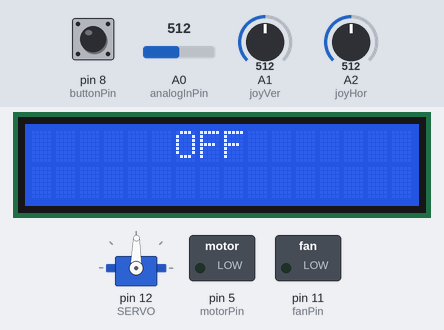
Recording of a sketch running on a simulated Arduino Uno, built with avr-gcc and run on an emulated ATmega328P. On the bench: 16×2 character LCD, servo, switched loads named in the sketch (green lamp = pin HIGH). Inputs (shaded band) come from the test bench; at power-on: pin 8 (buttonPin) HIGH, A1 (joyVer) = 512, A0 (analogInPin) = 512, A2 (joyHor) = 512.

Above: at 1.2 s.
1.3 s: pin 8 (buttonPin) pulled LOW for 0.15 s
At 2.6 s:
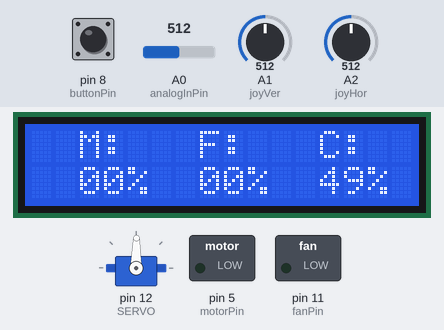
2.9 s: A1 (joyVer) set to 582
4.4 s: A1 (joyVer) set to 611
At 4.86 s:
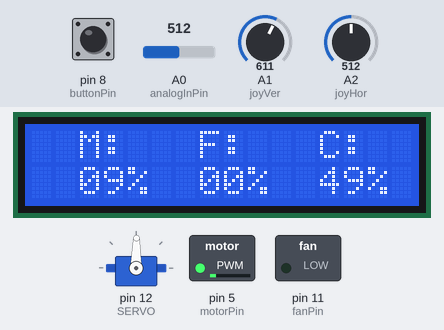
6.8 s: A0 (analogInPin) set to 610
At 8.6 s:
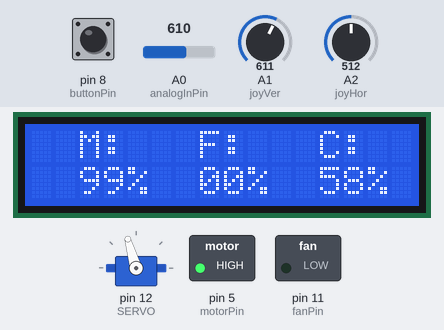
9.0 s: A2 (joyHor) set to 591
10.5 s: A2 (joyHor) set to 608
At 10.95 s:
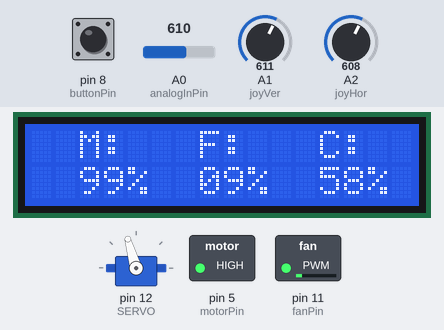
Timing chart, 0 to 13.9 s (numbered marks = the images above; inputs shaded):
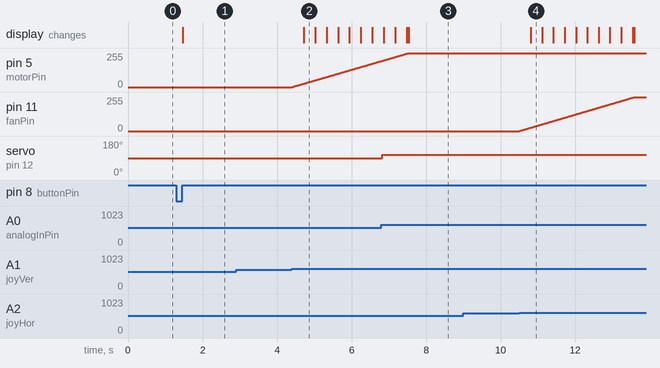

Measured:
- after the input at 1.3 s, the display: changes after 0.17 s (image 1)
- after the input at 2.9 s, every drawn part: stays the same
- after the input at 4.4 s, pin 5 (motorPin): moves from 0/255 to 195/255 over 2.4 s, starting at once; the display: changes after 0.31 s (image 2)
- after the input at 6.8 s, servo on pin 12 (SERVO): 89° → 106° at once
- after the input at 9.0 s, every drawn part: stays the same
- after the input at 10.5 s, pin 11 (fanPin): moves from 0/255 to 255/255 over 3.1 s, starting at once; the display: changes after 0.31 s (image 4)

The sketch:

thresher2023.ino
```cpp
#include <LiquidCrystal.h>
#include <Bounce2.h> // used to toggle button
#include <Servo.h>


#define buttonPin 8 // Assuming the joyButton pin is attached to pin7

Bounce button = Bounce(); // Create object bounce. This is used to detect a button press.

bool state;


const int SERVO = 12; // Assuming servo is attached to pin12
const int joyVer = A1; // Vertical output to in1
const int joyHor = A2; // Horizontal output to in2

Servo myServo; // name of servo

LiquidCrystal lcd(2, 3, 4, 13, 6, 7); //initialize display, 13 was just used as the pwm of pin 5 was needed for the motor control.
bool isUpdated = true; // the display should not be updated unless it's necessary or a mess of characters happen.

int val = 0; // initial value

const int analogInPin = A0; // potentiometer
int sensorValue = 0;


const int motorPin = 5; // DC motor
const int fanPin = 11; // Fan


int fanSpeed = 0; // Fan speed.
int drumSpeed = 0; // There will be no negative speed, so this value will be unsigned.
const int maxSpeed = 255; // This may need to be changed.
int conClear = 0;
int prevConClear = 0;

int updateSpeed = 1; // This is the speed that the speeds will update at. So if the update speed is too slow, change this.

void setup() {
	lcd.begin(16,2);
	pinMode(motorPin, OUTPUT);
	pinMode(fanPin, OUTPUT);
	myServo.attach(SERVO); // attach servo to servo object.

	pinMode(buttonPin, INPUT_PULLUP);
	button.attach(buttonPin); // Assign the button to the bounce object.

	pinMode(joyVer, INPUT);
	pinMode(joyHor, INPUT);

	pinMode(analogInPin, INPUT);

  // initalise state to false, which will start on standby.
  state = false;
}

// loop, runs either standby() or regular() depending on state.
void loop() {
    if (getButton()) { // get if button is pressed
    state = !state;     // if true, swap state
    isUpdated = true; // This is to know that since the state has changed, the initialization of the loops can be run.
    lcd.clear(); // This will clear the LCD for on/off.
  }
  switch (state) {   // start subroutine depending on state
    case false:
      standby();
      break;
    case true:
      regular();
      break;
  }
}

bool getButton() { // button state updator
  if (button.update() && button.read() == HIGH) {
    return true;
  } else {
    return false;
  }
}

// Standby mode
void standby() {
	if (isUpdated == true){
		lcd.setCursor(6,0);
		lcd.print("OFF");
		isUpdated = false;
		sensorValue = analogRead(analogInPin);
		conClear = map(sensorValue, 0, 1023, 0, 179); // the reading and write to servos fixes the issues of it moving to a position when powered on, and returning to a different position when turned on.
		myServo.write(conClear);
		analogWrite(fanPin, 0); // turn off the pins,
		analogWrite(motorPin, 0);
		isUpdated = false;


	}
}

// This function will display a two digit number and ensure a 0 is placed in front of a one digit number.
void displayNumber(const int& inVal, const int& basePos){
	int cursorPos;
	if (inVal % 10 != inVal){
		cursorPos = basePos;
	} else {
		cursorPos = basePos + 1;
		lcd.setCursor(basePos, 1); // UPDATE UNUSED DIGIT TO 0.
		lcd.print(0);
	}
	lcd.setCursor(cursorPos, 1);
	lcd.print(inVal);
}

void updateDisplay(){
	// This is what is updated when the adjustments update.

	val = map(drumSpeed, 0, maxSpeed, 0, 99);
	displayNumber(val, 2);

	val = map(fanSpeed, 0, maxSpeed, 0, 99);
	displayNumber(val, 7);

	val = map(conClear, 0, 179, 0, 99);
	displayNumber(val, 12);
}

// This is a function that takes a speed, an input from a joystick, and outputs the adjusted speed to a pin. The resting value of the joystick is around 500 so 400 and 600 are a good simple range to use.
void speedUpdate(int& speed, const int& inPin, const int& outPin){

	sensorValue=analogRead(inPin);

	// Adjust speed
	if (sensorValue > 600 && speed <= maxSpeed-updateSpeed){ // If shiftUp, increase speed. If the next update will make it go over the max speed, do not update.
		speed += updateSpeed;
		updateDisplay();
	} else if (sensorValue < 400 && speed >= updateSpeed){ // If shiftDown, decrease speed. If the next update will make it go below 0, do not update.
		speed -= updateSpeed;
		updateDisplay();
	}
	analogWrite(outPin, speed);
}

void regular(){
	// Initialize regular display mode.

	if (isUpdated == true){
		lcd.setCursor(2,0);
		lcd.print("M:");
		lcd.setCursor(7,0);
		lcd.print("F:");
		lcd.setCursor(12,0);
		lcd.print("C:");
		lcd.setCursor(4,1);
		lcd.print("%");
		lcd.setCursor(9,1);
		lcd.print("%");
		lcd.setCursor(14,1);
		lcd.print("%");
		updateDisplay();
		isUpdated = false;
	}

	speedUpdate(drumSpeed, joyVer, motorPin);
	speedUpdate(fanSpeed, joyHor, fanPin);

	// updates servos, if both servos will be adjusted simutaneously, they can be both controlled
	sensorValue = analogRead(analogInPin);
	conClear = map(sensorValue, 0, 1023, 0, 179);
	myServo.write(conClear);
	if(conClear != prevConClear){ // no need to update when the value does not change.
		updateDisplay();
	}
	prevConClear = conClear;

	delay(10); // No rush.
}
```
